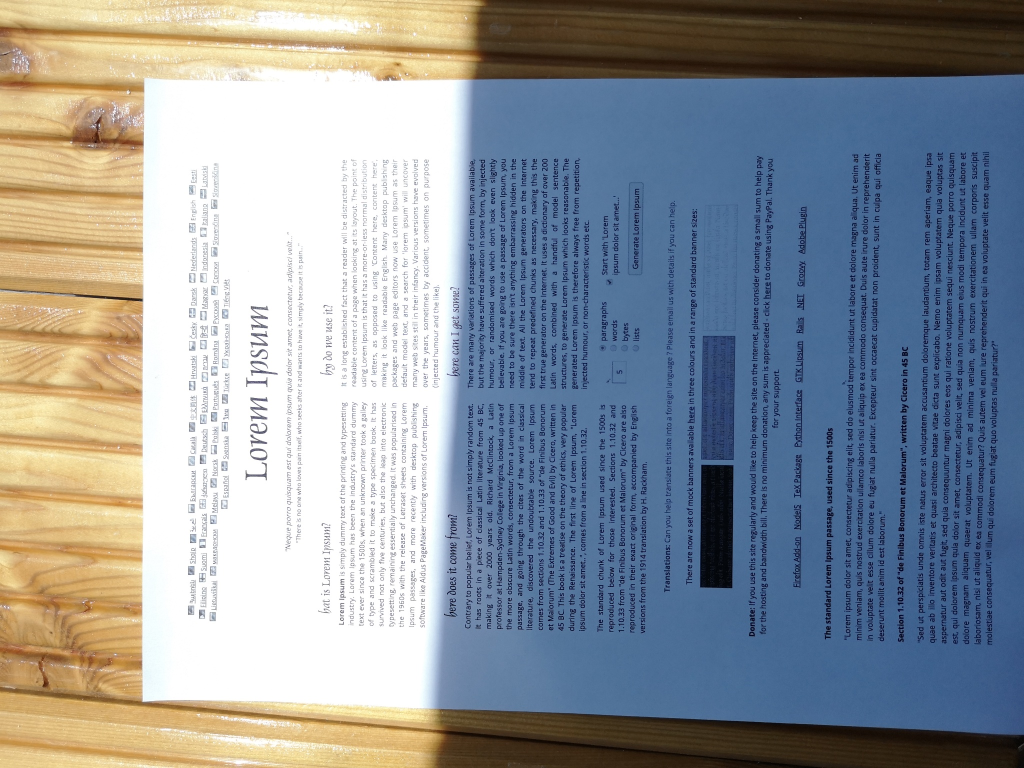
#> input picture dataset/sharp/103_HUAWEI-P20_S.jpg, 2048 x 1536 px, found by its file name (shown at 1/2 size); its folder holds only this picture in this run
$ python generate_ssim_dataset.py
#> lines starting #> are read from the running program, lines starting #| are printed output that depends on the picture
# generate_ssim_dataset.py

import os
import cv2
import pandas as pd
from skimage.metrics import structural_similarity as ssim

# Cartelle di origine
SHARP_DIR = "sharp"
DEGRADED_DIR = "degraded"
OUTPUT_CSV = "ssim_dataset.csv"

IMG_SIZE = (224, 224)

data = []

print("📦 Inizio generazione dataset con SSIM...")

for filename in os.listdir(SHARP_DIR):
    sharp_path = os.path.join(SHARP_DIR, filename)
    degraded_path = os.path.join(DEGRADED_DIR, filename)

    if not os.path.exists(degraded_path):
        print(f"⚠️ Mancante: {degraded_path}")
        continue

    try:
        sharp_img = cv2.imread(sharp_path)
#> sharp_img is the input picture: shape (1536, 2048, 3); mean B, G, R 156, 149.2, 142.4
        degraded_img = cv2.imread(degraded_path)

        sharp_img = cv2.resize(sharp_img, IMG_SIZE)
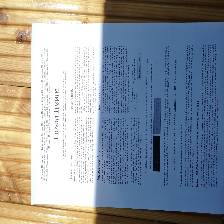
#> sharp_img: shape (224, 224, 3); mean B, G, R 155.9, 149.1, 142.2
        degraded_img = cv2.resize(degraded_img, IMG_SIZE)

        # Converti in scala di grigi per SSIM
        sharp_gray = cv2.cvtColor(sharp_img, cv2.COLOR_BGR2GRAY)
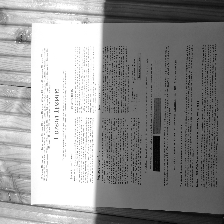
#> sharp_gray: shape (224, 224); min 3, max 255, mean 147.8
        degraded_gray = cv2.cvtColor(degraded_img, cv2.COLOR_BGR2GRAY)

        score = ssim(sharp_gray, degraded_gray)
#> score = 1

        data.append({
            "original": sharp_path,
            "degraded": degraded_path,
            "score": score
        })

    except Exception as e:
        print(f"❌ Errore con {filename}: {e}")

# Salva CSV
df = pd.DataFrame(data)
#> df = table of 1 rows and 3 columns
df.to_csv(OUTPUT_CSV, index=False)
print(f"✅ Dataset generato e salvato in: {OUTPUT_CSV}")

$ run again, on dataset/sharp/126_NIKON-D3400-18-55MM_S.JPG
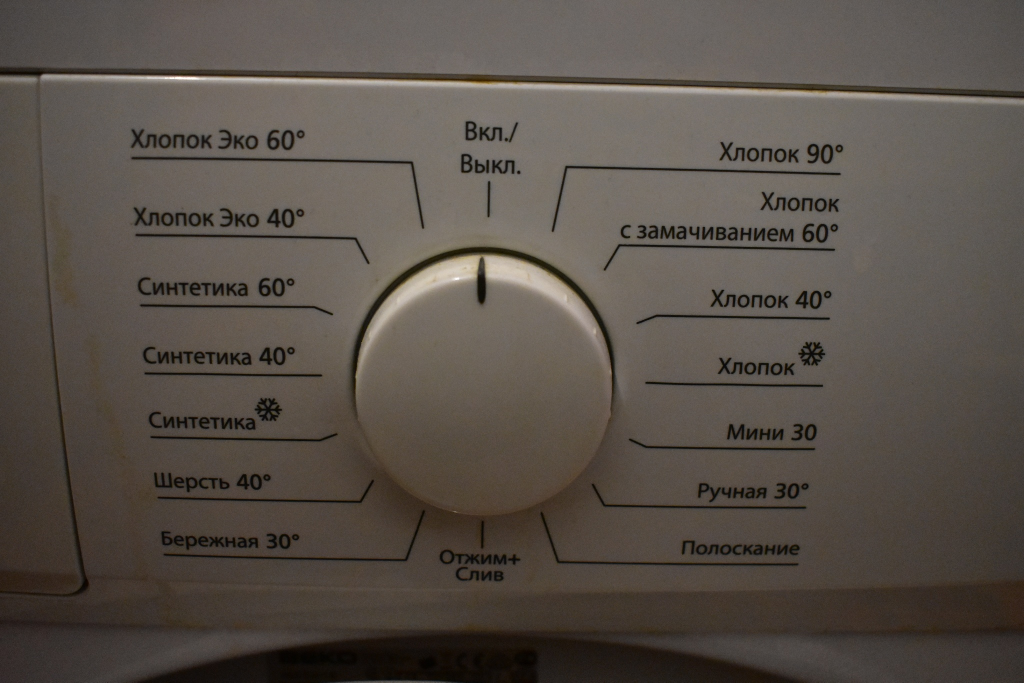
#> input picture dataset/sharp/126_NIKON-D3400-18-55MM_S.JPG, 2048 x 1365 px, found by its file name (shown at 1/2 size)
#> sharp_img is the input picture: shape (1365, 2048, 3); mean B, G, R 72.8, 80.1, 87.9
#> `sharp_img = cv2.resize(sharp_img, IMG_SIZE)`:
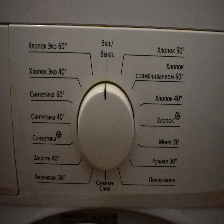
#> sharp_img: shape (224, 224, 3); mean B, G, R 72.7, 80, 87.8
#> score = 1
#> df = table of 1 rows and 3 columns

$ run again, on dataset/sharp/127_IPHONE-8_S.jpeg
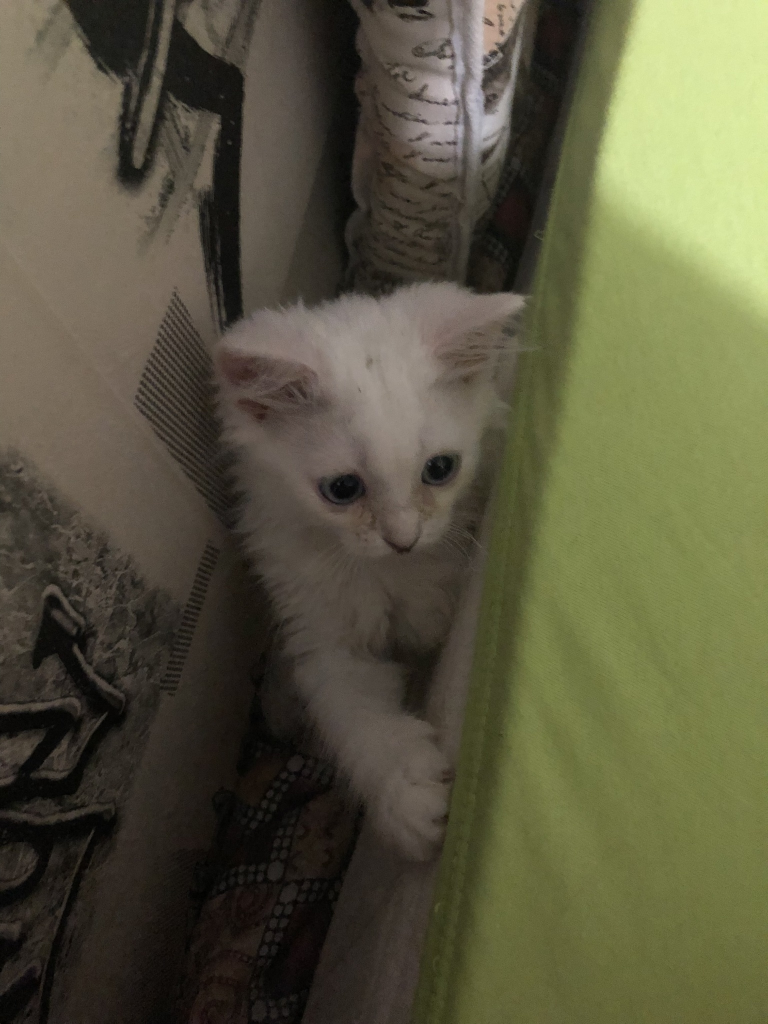
#> input picture dataset/sharp/127_IPHONE-8_S.jpeg, 1536 x 2048 px, found by its file name (shown at 1/2 size)
#> sharp_img is the input picture: shape (2048, 1536, 3); mean B, G, R 63.6, 87.4, 89.7
#> `sharp_img = cv2.resize(sharp_img, IMG_SIZE)`:
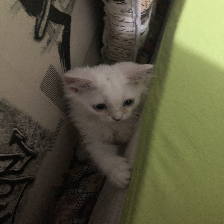
#> sharp_img: shape (224, 224, 3); mean B, G, R 63.5, 87.3, 89.6
#> `sharp_gray = cv2.cvtColor(sharp_img, cv2.COLOR_BGR2GRAY)`:
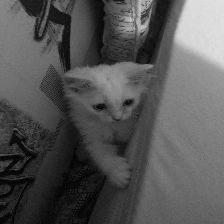
#> sharp_gray: shape (224, 224); min 1, max 226, mean 85.3
#> score = 1
#> df = table of 1 rows and 3 columns

$ run again, on dataset/sharp/128_XIAOMI-MI8-SE_S.jpg
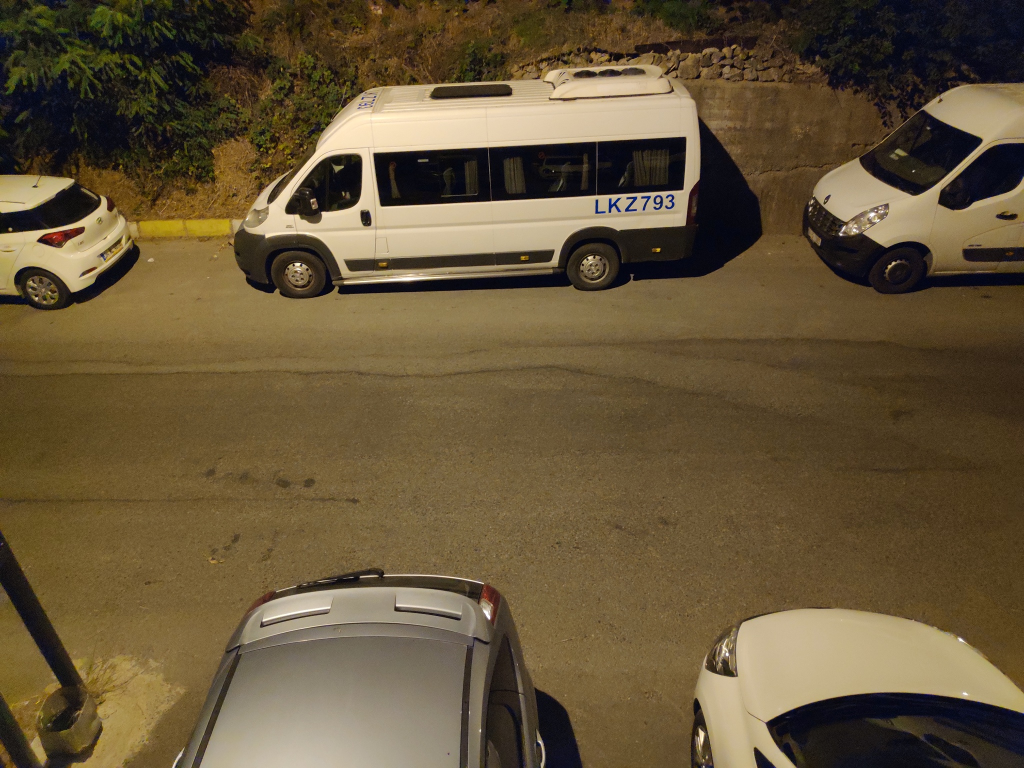
#> input picture dataset/sharp/128_XIAOMI-MI8-SE_S.jpg, 2048 x 1536 px, found by its file name (shown at 1/2 size)
#> sharp_img is the input picture: shape (1536, 2048, 3); mean B, G, R 57.1, 85.2, 101.5
#> `sharp_img = cv2.resize(sharp_img, IMG_SIZE)`:
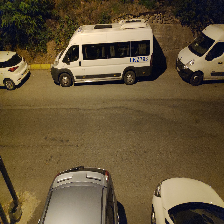
#> sharp_img: shape (224, 224, 3); mean B, G, R 57, 85, 101.4
#> `sharp_gray = cv2.cvtColor(sharp_img, cv2.COLOR_BGR2GRAY)`:
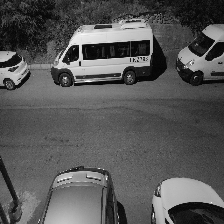
#> sharp_gray: shape (224, 224); min 2, max 253, mean 86.7
#> score = 1
#> df = table of 1 rows and 3 columns

$ run again, on dataset/sharp/111_IPHONE-7_S.jpeg
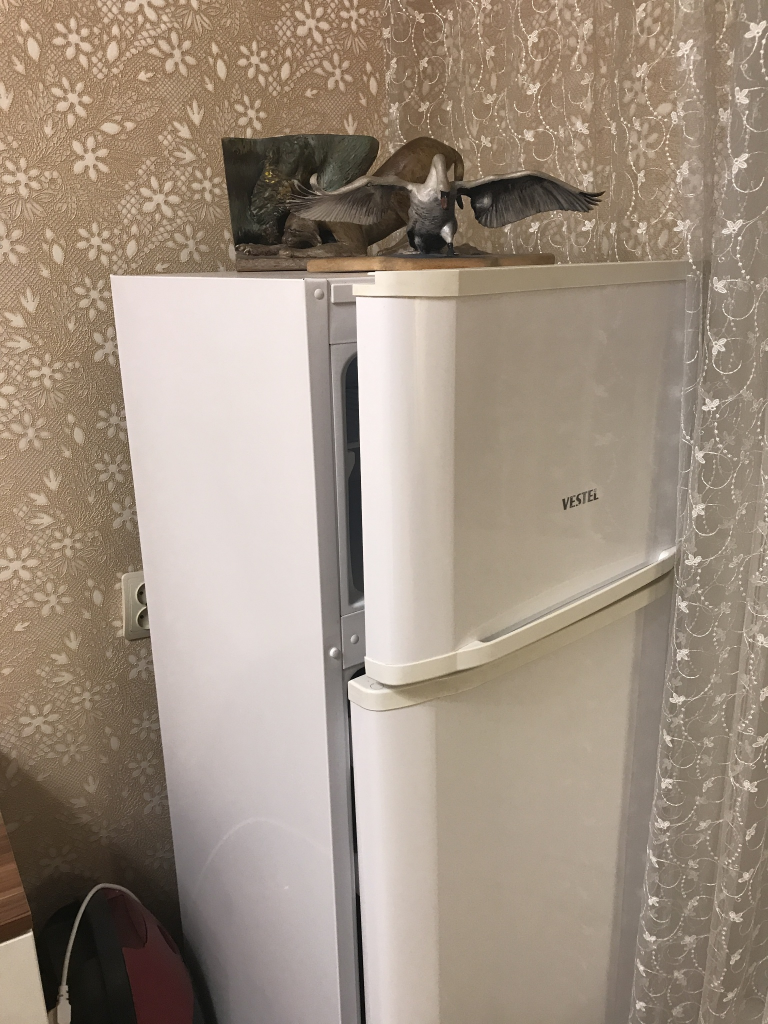
#> input picture dataset/sharp/111_IPHONE-7_S.jpeg, 1536 x 2048 px, found by its file name (shown at 1/2 size)
#> sharp_img is the input picture: shape (2048, 1536, 3); mean B, G, R 128.8, 143.9, 159
#> `sharp_img = cv2.resize(sharp_img, IMG_SIZE)`:
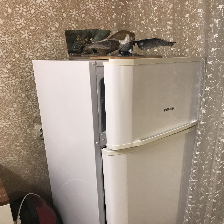
#> sharp_img: shape (224, 224, 3); mean B, G, R 128.6, 143.7, 158.9
#> `sharp_gray = cv2.cvtColor(sharp_img, cv2.COLOR_BGR2GRAY)`:
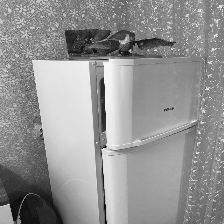
#> sharp_gray: shape (224, 224); min 2, max 253, mean 146.6
#> score = 1
#> df = table of 1 rows and 3 columns
